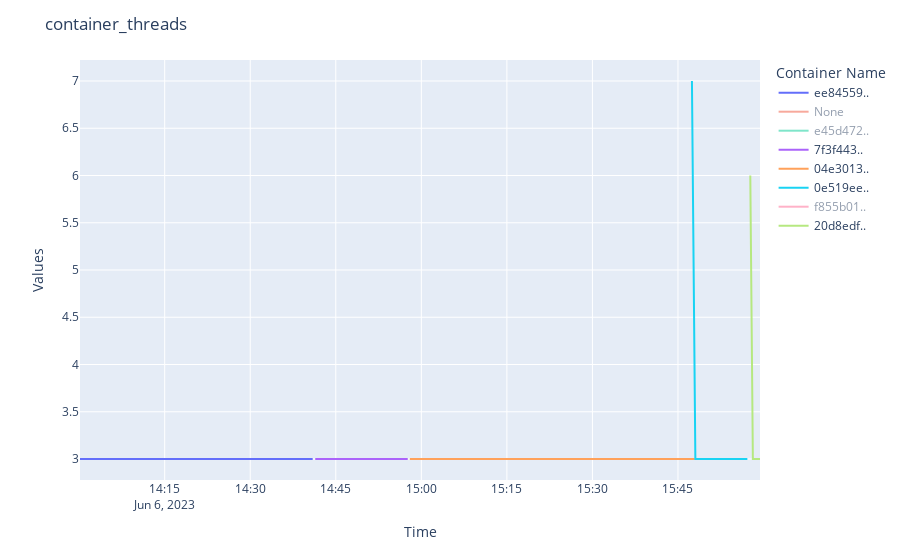

Notebook code for this chart:
### Markdown cell above
## container_threads (Count of running threads in a container)(Unit: count)

### Code cell
transform_spark = load. transform_dataframe(spark, 'container_threads')
eda.plotly_plot(transform_spark, 'container_threads')

### Figure 1 — Plotly figure (JSON) as saved in the notebook; plotly's stock layout.template omitted (floating-point values rounded to 4 significant figures; data arrays with more than 128 entries replaced by an {"elided": "..."} marker saying what was removed)
{"data": [{"hovertemplate": "Container Name=ee84559..<br>Time=%{x}<br>Values=%{y}<extra></extra>", "legendgroup": "ee84559..", "line": {"color": "#636efa", "dash": "solid"}, "marker": {"symbol": "circle"}, "mode": "lines", "name": "ee84559..", "orientation": "v", "showlegend": true, "type": "scatter", "x": ["2023-06-06T14:00:09", "2023-06-06T14:00:39", "2023-06-06T14:01:04", "2023-06-06T14:01:21", "2023-06-06T14:01:59", "2023-06-06T14:02:29", "2023-06-06T14:03:02", "2023-06-06T14:03:37", "2023-06-06T14:03:52", "2023-06-06T14:04:31", "2023-06-06T14:05:08", "2023-06-06T14:05:26", "2023-06-06T14:06:09", "2023-06-06T14:06:38", "2023-06-06T14:06:57", "2023-06-06T14:07:31", "2023-06-06T14:08:01", "2023-06-06T14:08:31", "2023-06-06T14:09:09", "2023-06-06T14:09:39", "2023-06-06T14:09:57", "2023-06-06T14:10:30", "2023-06-06T14:11:08", "2023-06-06T14:11:35", "2023-06-06T14:12:03", "2023-06-06T14:12:37", "2023-06-06T14:13:00", "2023-06-06T14:13:33", "2023-06-06T14:14:06", "2023-06-06T14:14:30", "2023-06-06T14:15:02", "2023-06-06T14:15:25", "2023-06-06T14:15:52", "2023-06-06T14:16:39", "2023-06-06T14:17:09", "2023-06-06T14:17:37", "2023-06-06T14:18:06", "2023-06-06T14:18:32", "2023-06-06T14:19:01", "2023-06-06T14:19:32", "2023-06-06T14:19:58", "2023-06-06T14:20:37", "2023-06-06T14:20:58", "2023-06-06T14:21:29", "2023-06-06T14:22:02", "2023-06-06T14:22:37", "2023-06-06T14:23:07", "2023-06-06T14:23:35", "2023-06-06T14:23:58", "2023-06-06T14:24:27", "2023-06-06T14:24:57", "2023-06-06T14:25:26", "2023-06-06T14:26:07", "2023-06-06T14:26:24", "2023-06-06T14:26:56", "2023-06-06T14:27:26", "2023-06-06T14:27:59", "2023-06-06T14:28:28", "2023-06-06T14:28:57", "2023-06-06T14:29:28", "2023-06-06T14:30:01", "2023-06-06T14:30:31", "2023-06-06T14:31:02", "2023-06-06T14:31:30", "2023-06-06T14:32:05", "2023-06-06T14:32:32", "2023-06-06T14:33:08", "2023-06-06T14:33:34", "2023-06-06T14:34:06", "2023-06-06T14:34:33", "2023-06-06T14:35:03", "2023-06-06T14:35:33", "2023-06-06T14:35:56", "2023-06-06T14:36:23", "2023-06-06T14:36:55", "2023-06-06T14:37:31", "2023-06-06T14:38:08", "2023-06-06T14:38:25", "2023-06-06T14:39:09", "2023-06-06T14:39:39", "2023-06-06T14:40:09", "2023-06-06T14:40:38", "2023-06-06T14:40:57"], "xaxis": "x", "y": [3, 3, 3, 3, 3, 3, 3, 3, 3, 3, 3, 3, 3, 3, 3, 3, 3, 3, 3, 3, 3, 3, 3, 3, 3, 3, 3, 3, 3, 3, 3, 3, 3, 3, 3, 3, 3, 3, 3, 3, 3, 3, 3, 3, 3, 3, 3, 3, 3, 3, 3, 3, 3, 3, 3, 3, 3, 3, 3, 3, 3, 3, 3, 3, 3, 3, 3, 3, 3, 3, 3, 3, 3, 3, 3, 3, 3, 3, 3, 3, 3, 3, 3], "yaxis": "y"}, {"hovertemplate": "Container Name=None<br>Time=%{x}<br>Values=%{y}<extra></extra>", "legendgroup": "None", "line": {"color": "#EF553B", "dash": "solid"}, "marker": {"symbol": "circle"}, "mode": "lines", "name": "None", "orientation": "v", "showlegend": true, "type": "scatter", "visible": "legendonly", "x": {"elided": "241 str values"}, "xaxis": "x", "y": {"elided": "241 int values"}, "yaxis": "y"}, {"hovertemplate": "Container Name=e45d472..<br>Time=%{x}<br>Values=%{y}<extra></extra>", "legendgroup": "e45d472..", "line": {"color": "#00cc96", "dash": "solid"}, "marker": {"symbol": "circle"}, "mode": "lines", "name": "e45d472..", "orientation": "v", "showlegend": true, "type": "scatter", "visible": "legendonly", "x": {"elided": "216 str values"}, "xaxis": "x", "y": {"elided": "216 int values"}, "yaxis": "y"}, {"hovertemplate": "Container Name=7f3f443..<br>Time=%{x}<br>Values=%{y}<extra></extra>", "legendgroup": "7f3f443..", "line": {"color": "#ab63fa", "dash": "solid"}, "marker": {"symbol": "circle"}, "mode": "lines", "name": "7f3f443..", "orientation": "v", "showlegend": true, "type": "scatter", "x": ["2023-06-06T14:41:24", "2023-06-06T14:42:07", "2023-06-06T14:42:32", "2023-06-06T14:43:08", "2023-06-06T14:43:28", "2023-06-06T14:44:07", "2023-06-06T14:44:21", "2023-06-06T14:45:03", "2023-06-06T14:45:37", "2023-06-06T14:45:56", "2023-06-06T14:46:23", "2023-06-06T14:46:58", "2023-06-06T14:47:33", "2023-06-06T14:48:01", "2023-06-06T14:48:28", "2023-06-06T14:49:00", "2023-06-06T14:49:26", "2023-06-06T14:49:57", "2023-06-06T14:50:25", "2023-06-06T14:50:59", "2023-06-06T14:51:36", "2023-06-06T14:51:50", "2023-06-06T14:52:27", "2023-06-06T14:53:04", "2023-06-06T14:53:25", "2023-06-06T14:53:54", "2023-06-06T14:54:22", "2023-06-06T14:55:01", "2023-06-06T14:55:35", "2023-06-06T14:56:04", "2023-06-06T14:56:30", "2023-06-06T14:57:00", "2023-06-06T14:57:37"], "xaxis": "x", "y": [3, 3, 3, 3, 3, 3, 3, 3, 3, 3, 3, 3, 3, 3, 3, 3, 3, 3, 3, 3, 3, 3, 3, 3, 3, 3, 3, 3, 3, 3, 3, 3, 3], "yaxis": "y"}, {"hovertemplate": "Container Name=04e3013..<br>Time=%{x}<br>Values=%{y}<extra></extra>", "legendgroup": "04e3013..", "line": {"color": "#FFA15A", "dash": "solid"}, "marker": {"symbol": "circle"}, "mode": "lines", "name": "04e3013..", "orientation": "v", "showlegend": true, "type": "scatter", "x": ["2023-06-06T14:57:59", "2023-06-06T14:58:26", "2023-06-06T14:59:08", "2023-06-06T14:59:28", "2023-06-06T15:00:03", "2023-06-06T15:00:39", "2023-06-06T15:00:58", "2023-06-06T15:01:31", "2023-06-06T15:02:05", "2023-06-06T15:02:36", "2023-06-06T15:03:07", "2023-06-06T15:03:35", "2023-06-06T15:04:09", "2023-06-06T15:04:32", "2023-06-06T15:04:51", "2023-06-06T15:05:24", "2023-06-06T15:05:57", "2023-06-06T15:06:30", "2023-06-06T15:07:02", "2023-06-06T15:07:30", "2023-06-06T15:07:52", "2023-06-06T15:08:27", "2023-06-06T15:08:53", "2023-06-06T15:09:35", "2023-06-06T15:09:51", "2023-06-06T15:10:24", "2023-06-06T15:11:00", "2023-06-06T15:11:36", "2023-06-06T15:12:06", "2023-06-06T15:12:34", "2023-06-06T15:12:56", "2023-06-06T15:13:28", "2023-06-06T15:14:01", "2023-06-06T15:14:34", "2023-06-06T15:15:06", "2023-06-06T15:15:33", "2023-06-06T15:16:03", "2023-06-06T15:16:37", "2023-06-06T15:16:55", "2023-06-06T15:17:31", "2023-06-06T15:17:59", "2023-06-06T15:18:21", "2023-06-06T15:19:05", "2023-06-06T15:19:32", "2023-06-06T15:20:06", "2023-06-06T15:20:35", "2023-06-06T15:21:07", "2023-06-06T15:21:26", "2023-06-06T15:22:02", "2023-06-06T15:22:32", "2023-06-06T15:22:57", "2023-06-06T15:23:33", "2023-06-06T15:24:07", "2023-06-06T15:24:26", "2023-06-06T15:25:00", "2023-06-06T15:25:29", "2023-06-06T15:26:04", "2023-06-06T15:26:29", "2023-06-06T15:27:00", "2023-06-06T15:27:26", "2023-06-06T15:27:56", "2023-06-06T15:28:28", "2023-06-06T15:28:56", "2023-06-06T15:29:33", "2023-06-06T15:30:06", "2023-06-06T15:30:37", "2023-06-06T15:30:57", "2023-06-06T15:31:38", "2023-06-06T15:32:02", "2023-06-06T15:32:28", "2023-06-06T15:32:59", "2023-06-06T15:33:28", "2023-06-06T15:34:07", "2023-06-06T15:34:33", "2023-06-06T15:35:04", "2023-06-06T15:35:30", "2023-06-06T15:36:04", "2023-06-06T15:36:32", "2023-06-06T15:37:03", "2023-06-06T15:37:35", "2023-06-06T15:38:04", "2023-06-06T15:38:34", "2023-06-06T15:39:05", "2023-06-06T15:39:32", "2023-06-06T15:40:00", "2023-06-06T15:40:35", "2023-06-06T15:41:06", "2023-06-06T15:41:26", "2023-06-06T15:42:03", "2023-06-06T15:42:37", "2023-06-06T15:43:05", "2023-06-06T15:43:33", "2023-06-06T15:44:02", "2023-06-06T15:44:31", "2023-06-06T15:45:06", "2023-06-06T15:45:34", "2023-06-06T15:46:01", "2023-06-06T15:46:38", "2023-06-06T15:47:05", "2023-06-06T15:47:22", "2023-06-06T15:47:57"], "xaxis": "x", "y": [3, 3, 3, 3, 3, 3, 3, 3, 3, 3, 3, 3, 3, 3, 3, 3, 3, 3, 3, 3, 3, 3, 3, 3, 3, 3, 3, 3, 3, 3, 3, 3, 3, 3, 3, 3, 3, 3, 3, 3, 3, 3, 3, 3, 3, 3, 3, 3, 3, 3, 3, 3, 3, 3, 3, 3, 3, 3, 3, 3, 3, 3, 3, 3, 3, 3, 3, 3, 3, 3, 3, 3, 3, 3, 3, 3, 3, 3, 3, 3, 3, 3, 3, 3, 3, 3, 3, 3, 3, 3, 3, 3, 3, 3, 3, 3, 3, 3, 3, 3, 3], "yaxis": "y"}, {"hovertemplate": "Container Name=0e519ee..<br>Time=%{x}<br>Values=%{y}<extra></extra>", "legendgroup": "0e519ee..", "line": {"color": "#19d3f3", "dash": "solid"}, "marker": {"symbol": "circle"}, "mode": "lines", "name": "0e519ee..", "orientation": "v", "showlegend": true, "type": "scatter", "x": ["2023-06-06T15:47:27", "2023-06-06T15:48:03", "2023-06-06T15:48:34", "2023-06-06T15:49:09", "2023-06-06T15:49:37", "2023-06-06T15:50:09", "2023-06-06T15:50:28", "2023-06-06T15:51:09", "2023-06-06T15:51:33", "2023-06-06T15:52:06", "2023-06-06T15:52:35", "2023-06-06T15:53:01", "2023-06-06T15:53:39", "2023-06-06T15:54:12", "2023-06-06T15:54:27", "2023-06-06T15:55:11", "2023-06-06T15:55:30", "2023-06-06T15:56:09", "2023-06-06T15:56:40", "2023-06-06T15:57:10"], "xaxis": "x", "y": [7, 3, 3, 3, 3, 3, 3, 3, 3, 3, 3, 3, 3, 3, 3, 3, 3, 3, 3, 3], "yaxis": "y"}, {"hovertemplate": "Container Name=f855b01..<br>Time=%{x}<br>Values=%{y}<extra></extra>", "legendgroup": "f855b01..", "line": {"color": "#FF6692", "dash": "solid"}, "marker": {"symbol": "circle"}, "mode": "lines", "name": "f855b01..", "orientation": "v", "showlegend": true, "type": "scatter", "visible": "legendonly", "x": ["2023-06-06T15:47:30", "2023-06-06T15:48:10", "2023-06-06T15:48:41", "2023-06-06T15:49:02", "2023-06-06T15:49:30", "2023-06-06T15:50:11", "2023-06-06T15:50:28", "2023-06-06T15:51:00", "2023-06-06T15:51:32", "2023-06-06T15:51:58", "2023-06-06T15:52:27", "2023-06-06T15:53:04", "2023-06-06T15:53:36", "2023-06-06T15:54:03", "2023-06-06T15:54:34", "2023-06-06T15:55:05", "2023-06-06T15:55:25", "2023-06-06T15:56:00", "2023-06-06T15:56:33", "2023-06-06T15:57:10", "2023-06-06T15:57:40", "2023-06-06T15:58:08", "2023-06-06T15:58:39", "2023-06-06T15:59:13", "2023-06-06T15:59:41"], "xaxis": "x", "y": [1, 1, 1, 1, 1, 1, 1, 1, 1, 1, 1, 1, 1, 1, 1, 1, 1, 1, 1, 1, 1, 1, 1, 1, 1], "yaxis": "y"}, {"hovertemplate": "Container Name=20d8edf..<br>Time=%{x}<br>Values=%{y}<extra></extra>", "legendgroup": "20d8edf..", "line": {"color": "#B6E880", "dash": "solid"}, "marker": {"symbol": "circle"}, "mode": "lines", "name": "20d8edf..", "orientation": "v", "showlegend": true, "type": "scatter", "x": ["2023-06-06T15:57:41", "2023-06-06T15:58:08", "2023-06-06T15:58:39", "2023-06-06T15:59:04", "2023-06-06T15:59:23"], "xaxis": "x", "y": [6, 3, 3, 3, 3], "yaxis": "y"}], "layout": {"autosize": true, "legend": {"title": {"text": "Container Name"}, "tracegroupgap": 0}, "margin": {"t": 60}, "title": {"text": "container_threads"}, "xaxis": {"anchor": "y", "autorange": true, "domain": [0, 1], "range": ["2023-06-06 14:00:09", "2023-06-06 15:59:23"], "title": {"text": "Time"}, "type": "date"}, "yaxis": {"anchor": "x", "autorange": true, "domain": [0, 1], "range": [2.778, 7.222], "title": {"text": "Values"}, "type": "linear"}}}
